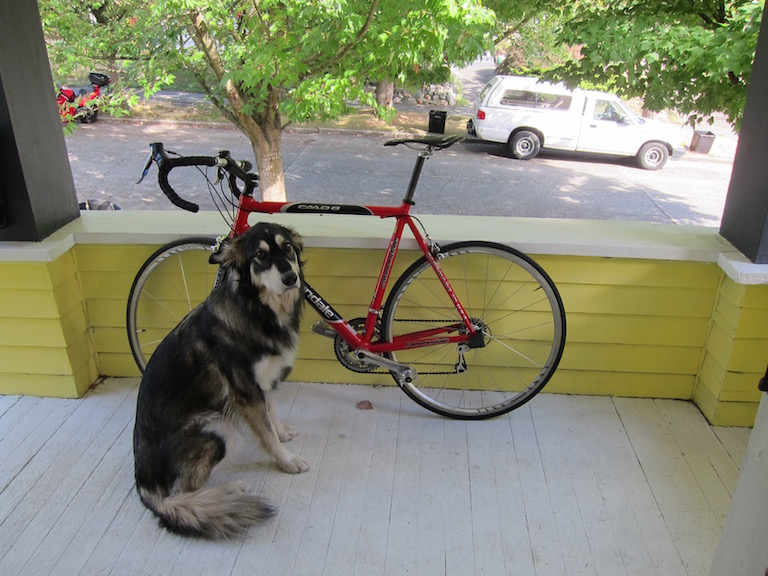
#> input picture imgs/dog.jpg, 768 x 576 px
$ python dog_sobel.py   (older library calls are emulated)
#> lines starting #> are read from the running program, lines starting #| are printed output that depends on the picture; long printed decimals are rounded
import cv2
from cv2 import resize
import numpy as np
import matplotlib.pyplot as plt
from scipy.interpolate import interp1d

dark_to_light1 = "()1\{\}[]?$@B\%8&WMZO0QLCJUYX#*oahkbdpqwmzcvunxrjft+~<>i!lI;:,\"^`\'. "
dark_to_light2 = " .\':;o*O#@"[::-1]

edges = "|/_\\"
deg_increment = 180 / len(edges)

def int_to_ascii(i):
  return dark_to_light2[i]

def resize_image_to_scale(img, scale):
  width = int(img.shape[1] * scale / 100)
  height = int(img.shape[0] * scale / 25)
  dim = (height, width)
  return cv2.resize(img, dim, interpolation = cv2.INTER_AREA)

range_mapping = interp1d([0, 255], [0, len(dark_to_light2) - 1])
ascii_mapping = np.vectorize(int_to_ascii)

image = cv2.imread('imgs/dog.jpg')
#> image is the input picture: shape (576, 768, 3); mean B, G, R 114.1, 135.7, 134.4
image = cv2.cvtColor(image, cv2.COLOR_BGR2GRAY)
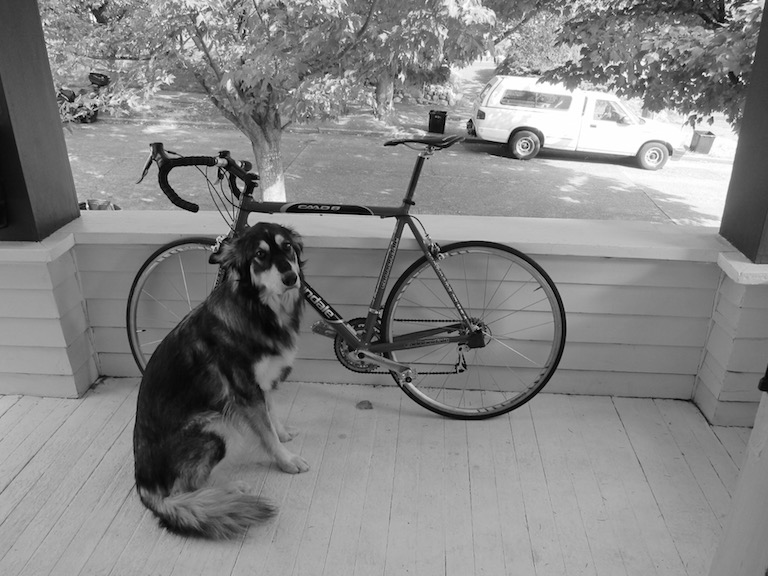
#> image: shape (576, 768); min 0, max 255, mean 132.8
image = resize_image_to_scale(image, 20)
#> in resize_image_to_scale, `return cv2.resize(img, dim, interpolation = cv2.INTER_AREA)`:
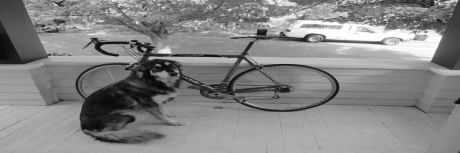
#> returned value: shape (153, 460); min 5, max 255, mean 132.8

mapped_image = range_mapping(image)
mapped_image = np.array(mapped_image, dtype=int)
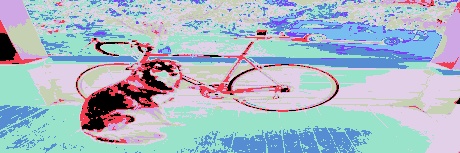
#> mapped_image: shape (153, 460) int64; 10 distinct labels, from 0 to 9; one colour per label, 0 black

gX = cv2.Sobel(image, cv2.CV_64F, 1, 0, ksize=5)
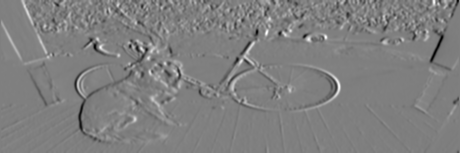
#> gX: shape (153, 460) float64; min -6465, max 6425, mean -4.4; drawn with min black and max white
gY = cv2.Sobel(image, cv2.CV_64F, 0, 1, ksize=5)
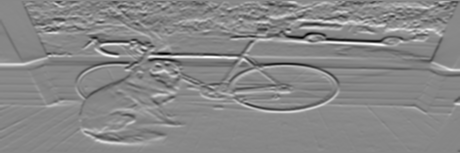
#> gY: shape (153, 460) float64; min -9033, max 7983, mean 27.4; drawn with min black and max white

magnitude = np.sqrt((gX ** 2) + (gY ** 2))
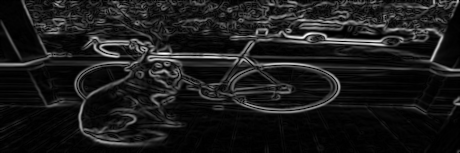
#> magnitude: shape (153, 460) float64; min 0, max 9040.5, mean 965.7; drawn with min black and max white
orientation = np.arctan2(gY, gX) * (180 / np.pi) % 180
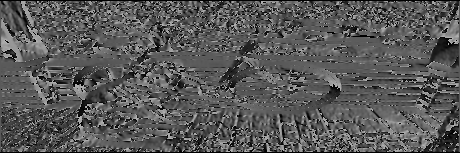
#> orientation: shape (153, 460) float64; min 0, max 180, mean 88.1

print(np.max(magnitude))
#| 9040.452
print(np.min(orientation), np.max(orientation))
#| 0.0 179.983

plt.imshow(magnitude)
plt.savefig('imgs/sobel_dog_mag.jpg')
#plt.imshow(orientation)
#plt.savefig('imgs/sobel_dog_deg.jpg')

def map_edges_to_ascii(magnitude, orientation):
  if (magnitude > 2500):
    edge_num = round(orientation / deg_increment) % len(edges)
    return edges[edge_num]
  else:
    return " "

edge_mapping = np.vectorize(map_edges_to_ascii)
edge_ascii = edge_mapping(magnitude, orientation)
ascii_image = ascii_mapping(mapped_image)

# Override ascii in the original mapping with non-space characters in the edge image
edge_idxs = edge_ascii[np.where(edge_ascii != " ")]
#> (the run stopped early here; a loop or call above may not have finished)
